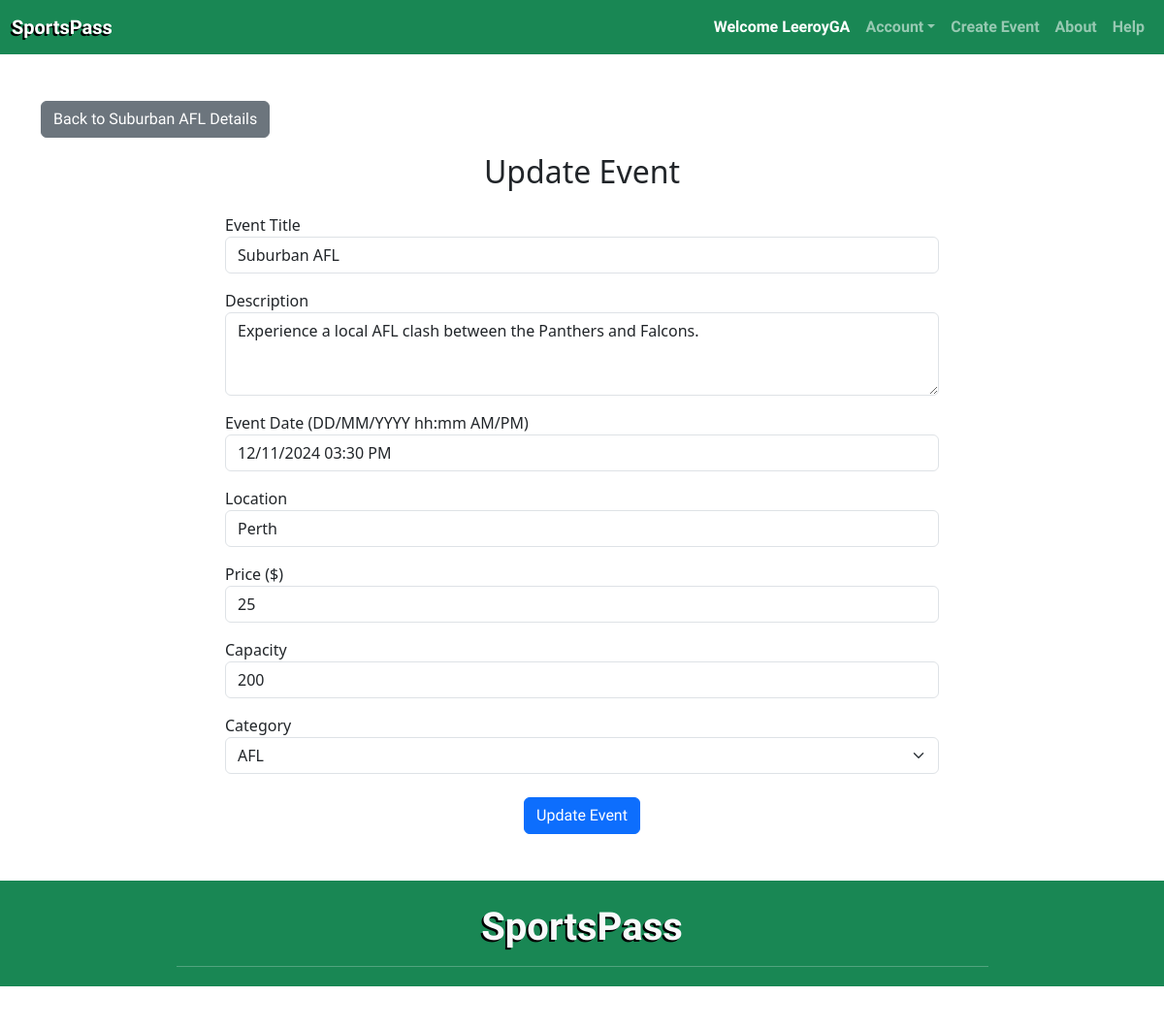
/events/3/update (signed in), run on the app's committed database.
### sportspass/models.py (models this page shows, shortened)
class User(db.Model, UserMixin):
    __tablename__ = 'users'
    id = db.Column(db.Integer, primary_key=True)
    username = db.Column(db.String(100), index=True, unique=True, nullable=False)
    firstname = db.Column(db.String(100), index=True, unique=True, nullable=False)
    lastname = db.Column(db.String(100), index=True, unique=True, nullable=False)
    emailid = db.Column(db.String(100), index=True, nullable=False)
    password_hash = db.Column(db.String(255), nullable=False)
    comments = db.relationship('Comment', backref='user', cascade='all, delete-orphan')
    events = db.relationship('Event', backref='user', cascade='all, delete-orphan')
    orders = db.relationship('Order', backref='user', cascade='all, delete-orphan')

class Event(db.Model):
    __tablename__ = 'events'
    id = db.Column(db.Integer, primary_key=True)
    name = db.Column(db.String(80), nullable=False)
    description = db.Column(db.String(200))
    date = db.Column(db.DateTime, nullable=False)
    location = db.Column(db.String(200), nullable=False)
    price = db.Column(db.Float, nullable=False)
    image = db.Column(db.String(400))
    capacity = db.Column(db.Integer, nullable=False)
    category = db.Column(db.String(50), nullable=False)
    status = db.Column(
        Enum('open', 'inactive', 'sold out', 'cancelled', name='event_status'),
        nullable=False,
        default='open'
    )
    comments = db.relationship('Comment', backref='event', cascade='all, delete-orphan')
    orders = db.relationship('Order', back_populates='event', cascade='all, delete-orphan')
    user_id = db.Column(db.Integer, db.ForeignKey('users.id'), nullable=False)

### sportspass/events.py (the view, shortened to what this page needs)
@eventbp.route('/<int:id>/update', methods=['GET', 'POST'])
@login_required
def update_event(id):
    event = db.session.scalar(db.select(Event).where(Event.id == id))
    if event.user_id != current_user.id:
        flash("You are not authorized to update this event.", "danger")
        return redirect(url_for('event.show', id=id))
    form = UpdateEventForm(obj=event)
    return render_template('events/update.html', form=form, event=event)

### sportspass/forms.py
class UpdateEventForm(FlaskForm):
    name = StringField('Event Title', validators=[InputRequired()])
    description = TextAreaField('Description')
    date = DateTimeField('Event Date (DD/MM/YYYY hh:mm AM/PM)', validators=[InputRequired()], format='%d/%m/%Y %I:%M %p')
    location = StringField('Location', validators=[InputRequired()])
    price = IntegerField('Price ($)', validators=[InputRequired()])
    capacity = IntegerField('Capacity', validators=[
        InputRequired(),
        NumberRange(min=1, message='Capacity must be a positive integer')
    ])
    category = StringField('Category', validators=[InputRequired()])
    submit = SubmitField("Update Event")

### sportspass/templates/events/update.html (shortened to what this page needs)
{% extends "base.html" %}
{% block content %}
<div class="container mt-5">
  <div class="row justify-content-start mb-3">
      <div class="col">
        <a href="{{ url_for('event.show', id=event.id) }}" class="btn btn-secondary">Back to {{event.name}} Details</a>
      </div>
  </div>
  <div class="row justify-content-center">
    <div class="col-md-8 mb-5">
      <h2 class="text-center mb-4">Update Event</h2>
      <form method="POST">
        <div class="mb-3">
          <label>{{ form.name.label }}</label>
          {{ form.name(class="form-control", placeholder="Enter event name") }}
        </div>
        <div class="mb-3">
          <label>{{ form.description.label }}</label>
          {{ form.description(class="form-control", placeholder="Enter event description", rows="3") }}
        </div>
        <div class="mb-3">
          <label>{{ form.date.label }}</label>
          {{ form.date(class="form-control", placeholder="Select event date") }}
        </div>
        <div class="mb-3">
          <label>{{ form.location.label }}</label>
          {{ form.location(class="form-control", placeholder="Enter event location") }}
        </div>
        <div class="mb-3">
          <label>{{ form.price.label }}</label>
          {{ form.price(class="form-control", placeholder="Enter event price") }}
        </div>
        <div class="mb-3">
          <label>{{ form.capacity.label }}</label>
          {{ form.capacity(class="form-control", placeholder="Enter event capacity") }}
        </div>
        <div class="mb-3">
          <label>{{ form.category.label }}</label>
          {{ form.category(class="form-select") }}
        </div>
        <div class="text-center mt-4">
          {{ form.submit(class="btn btn-primary") }}
        </div>
      </form>
    </div>
  </div>
</div>
{% endblock %}

### sportspass/templates/base.html (shortened to what this page needs)
<!doctype html>
<html lang="en">
<head>
    <link href="https://cdn.jsdelivr.net/npm/bootstrap@5.3.2/dist/css/bootstrap.min.css" rel="stylesheet"
>
    <link rel="stylesheet" href="{{ url_for('static', filename='css/global.css') }}">
</head>
<body>
    <header>
        <nav class="navbar navbar-expand-lg navbar-dark bg-success">
            <div class="container-fluid">
                <a class="navbar-brand" href="/">SportsPass</a>
                <div class="collapse navbar-collapse" id="navbarNav">
                    <ul class="navbar-nav ms-auto">
                        {% if current_user.is_authenticated %}
                        <a class="nav-item nav-link disabled text-white" href="#">Welcome {{current_user.username}}</a>
                        <li class="nav-item dropdown">
                            <a class="nav-link dropdown-toggle" href="#" id="accountDropdown" role="button"
                                data-bs-toggle="dropdown" aria-expanded="false">Account</a>
                        </li>
                        {% else %}
                        <a class="nav-item nav-link" href="{{ url_for('auth.register') }}">Register</a>
                        <a class="nav-item nav-link" href="{{ url_for('auth.login') }}">Log In</a>
                        {% endif %}
                        <li class="nav-item">
                            <a class="nav-link" href="{{ url_for('event.create') }}">Create Event</a>
                        </li>
                        <li class="nav-item">
                            <a class="nav-link" href="#">About</a>
                        </li>
                        <li class="nav-item">
                            <a class="nav-link" href="#">Help</a>
                        </li>
                    </ul>
                </div>
            </div>
        </nav>
    </header>
    <main class="content-wrapper">
        <div class="row justify-content-center">
            <div class="col-12">
                {% block content %}
                {% endblock %}
            </div>
        </div>
    </main>
    <footer class="footer bg-success text-light text-center py-4">
        <div class="container">
            <p class="display-6 mb-3 footer-title">SportsPass</p>
            <hr class="w-75 mx-auto">
            <small class="text-white-50">&copy; Copyright SportsPass. All rights reserved</small>
        </div>
    </footer>
</body>
</html>

### sportspass/static/css/global.css (style rules this page uses)
.navbar-brand, .footer-title { font-family: "Chakra Petch", sans-serif; font-weight: 700; font-style: normal; text-shadow: -2px 2px black; }
.nav-item, .dropdown, .title, .card-title { font-family: "Chakra Petch", sans-serif; font-weight: 600; font-style: normal; }
.btn { font-family: "Chakra Petch", sans-serif; }
.content-wrapper { display: flex; flex-direction: column; min-height: 100vh; }
.footer { margin-top: auto; }

### data on the page
User: username "LeeroyGA"
Event: name "Suburban AFL", description "Experience a local AFL clash between the Panthers and Falcons.", date "12/11/2024 03:30 PM", location "Perth", price "25", capacity "200", category "AFL"
